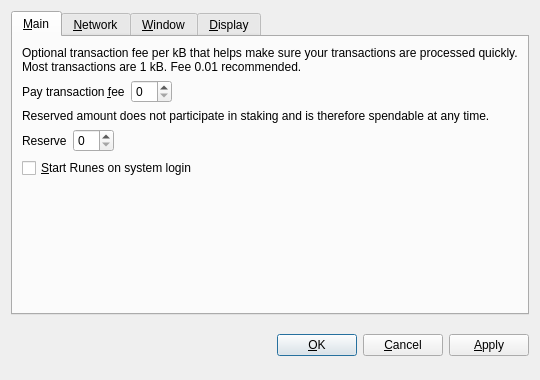
<?xml version="1.0" encoding="UTF-8"?>
<ui version="4.0">
 <class>OptionsDialog</class>
 <widget class="QDialog" name="OptionsDialog">
  <property name="geometry">
   <rect>
    <x>0</x>
    <y>0</y>
    <width>540</width>
    <height>380</height>
   </rect>
  </property>
  <property name="windowTitle">
   <string>Options</string>
  </property>
  <property name="modal">
   <bool>true</bool>
  </property>
  <layout class="QVBoxLayout" name="verticalLayout">
   <item>
    <widget class="QTabWidget" name="tabWidget">
     <property name="tabPosition">
      <enum>QTabWidget::North</enum>
     </property>
     <property name="currentIndex">
      <number>0</number>
     </property>
     <widget class="QWidget" name="tabMain">
      <attribute name="title">
       <string>&amp;Main</string>
      </attribute>
      <layout class="QVBoxLayout" name="verticalLayout_Main">
       <item>
        <widget class="QLabel" name="transactionFeeInfoLabel">
         <property name="text">
          <string>Optional transaction fee per kB that helps make sure your transactions are processed quickly. Most transactions are 1 kB. Fee 0.01 recommended.</string>
         </property>
         <property name="textFormat">
          <enum>Qt::PlainText</enum>
         </property>
         <property name="wordWrap">
          <bool>true</bool>
         </property>
        </widget>
       </item>
       <item>
        <layout class="QHBoxLayout" name="horizontalLayoutFee">
         <item>
          <widget class="QLabel" name="transactionFeeLabel">
           <property name="text">
            <string>Pay transaction &amp;fee</string>
           </property>
           <property name="textFormat">
            <enum>Qt::PlainText</enum>
           </property>
           <property name="buddy">
            <cstring>transactionFee</cstring>
           </property>
          </widget>
         </item>
         <item>
          <widget class="BitcoinAmountField" name="transactionFee"/>
         </item>
         <item>
          <spacer name="horizontalSpacerFee">
           <property name="orientation">
            <enum>Qt::Horizontal</enum>
           </property>
           <property name="sizeHint" stdset="0">
            <size>
             <width>40</width>
             <height>20</height>
            </size>
           </property>
          </spacer>
         </item>
        </layout>
       </item>
       <item>
        <widget class="QLabel" name="reserveBalanceInfoLabel">
         <property name="text">
          <string>Reserved amount does not participate in staking and is therefore spendable at any time.</string>
         </property>
         <property name="textFormat">
          <enum>Qt::PlainText</enum>
         </property>
         <property name="wordWrap">
          <bool>true</bool>
         </property>
        </widget>
       </item>
       <item>
        <layout class="QHBoxLayout" name="horizontalLayoutReserveBalance">
         <item>
          <widget class="QLabel" name="reserveBalanceLabel">
           <property name="text">
            <string>Reserve</string>
           </property>
           <property name="textFormat">
            <enum>Qt::PlainText</enum>
           </property>
           <property name="buddy">
            <cstring>reserveBalance</cstring>
           </property>
          </widget>
         </item>
         <item>
          <widget class="BitcoinAmountField" name="reserveBalance"/>
         </item>
         <item>
          <spacer name="horizontalSpacerReserveBalance">
           <property name="orientation">
            <enum>Qt::Horizontal</enum>
           </property>
           <property name="sizeHint" stdset="0">
            <size>
             <width>40</width>
             <height>20</height>
            </size>
           </property>
          </spacer>
         </item>
        </layout>
       </item>
       <item>
        <widget class="QCheckBox" name="bitcoinAtStartup">
         <property name="toolTip">
          <string>Automatically start Runes after logging in to the system.</string>
         </property>
         <property name="text">
          <string>&amp;Start Runes on system login</string>
         </property>
        </widget>
       </item>
       <item>
        <spacer name="verticalSpacer_Main">
         <property name="orientation">
          <enum>Qt::Vertical</enum>
         </property>
         <property name="sizeHint" stdset="0">
          <size>
           <width>20</width>
           <height>40</height>
          </size>
         </property>
        </spacer>
       </item>
      </layout>
     </widget>
     <widget class="QWidget" name="tabNetwork">
      <attribute name="title">
       <string>&amp;Network</string>
      </attribute>
      <layout class="QVBoxLayout" name="verticalLayout_Network">
       <item>
        <widget class="QCheckBox" name="mapPortUpnp">
         <property name="toolTip">
          <string>Automatically open the Runes client port on the router. This only works when your router supports UPnP and it is enabled.</string>
         </property>
         <property name="text">
          <string>Map port using &amp;UPnP</string>
         </property>
        </widget>
       </item>
       <item>
        <widget class="QCheckBox" name="connectSocks">
         <property name="toolTip">
          <string>Connect to the Runes network through a SOCKS5 proxy (e.g. when connecting through Tor).</string>
         </property>
         <property name="text">
          <string>&amp;Connect through SOCKS5 proxy:</string>
         </property>
        </widget>
       </item>
       <item>
        <layout class="QHBoxLayout" name="horizontalLayout_Network">
         <item>
          <widget class="QLabel" name="proxyIpLabel">
           <property name="text">
            <string>Proxy &amp;IP:</string>
           </property>
           <property name="textFormat">
            <enum>Qt::PlainText</enum>
           </property>
           <property name="buddy">
            <cstring>proxyIp</cstring>
           </property>
          </widget>
         </item>
         <item>
          <widget class="QValidatedLineEdit" name="proxyIp">
           <property name="maximumSize">
            <size>
             <width>140</width>
             <height>16777215</height>
            </size>
           </property>
           <property name="toolTip">
            <string>IP address of the proxy (e.g. 127.0.0.1)</string>
           </property>
          </widget>
         </item>
         <item>
          <widget class="QLabel" name="proxyPortLabel">
           <property name="text">
            <string>&amp;Port:</string>
           </property>
           <property name="textFormat">
            <enum>Qt::PlainText</enum>
           </property>
           <property name="buddy">
            <cstring>proxyPort</cstring>
           </property>
          </widget>
         </item>
         <item>
          <widget class="QLineEdit" name="proxyPort">
           <property name="maximumSize">
            <size>
             <width>55</width>
             <height>16777215</height>
            </size>
           </property>
           <property name="toolTip">
            <string>Port of the proxy (e.g. 9050)</string>
           </property>
          </widget>
         </item>
         <item>
          <spacer name="horizontalSpacer_Network">
           <property name="orientation">
            <enum>Qt::Horizontal</enum>
           </property>
           <property name="sizeHint" stdset="0">
            <size>
             <width>40</width>
             <height>20</height>
            </size>
           </property>
          </spacer>
         </item>
        </layout>
       </item>
       <item>
        <spacer name="verticalSpacer_Network">
         <property name="orientation">
          <enum>Qt::Vertical</enum>
         </property>
         <property name="sizeHint" stdset="0">
          <size>
           <width>20</width>
           <height>40</height>
          </size>
         </property>
        </spacer>
       </item>
      </layout>
     </widget>
     <widget class="QWidget" name="tabWindow">
      <attribute name="title">
       <string>&amp;Window</string>
      </attribute>
      <layout class="QVBoxLayout" name="verticalLayout_Window">
       <item>
        <widget class="QCheckBox" name="minimizeToTray">
         <property name="toolTip">
          <string>Show only a tray icon after minimizing the window.</string>
         </property>
         <property name="text">
          <string>&amp;Minimize to the tray instead of the taskbar</string>
         </property>
        </widget>
       </item>
       <item>
        <widget class="QCheckBox" name="minimizeOnClose">
         <property name="toolTip">
          <string>Minimize instead of exit the application when the window is closed. When this option is enabled, the application will be closed only after selecting Quit in the menu.</string>
         </property>
         <property name="text">
          <string>M&amp;inimize on close</string>
         </property>
        </widget>
       </item>
       <item>
        <spacer name="verticalSpacer_Window">
         <property name="orientation">
          <enum>Qt::Vertical</enum>
         </property>
         <property name="sizeHint" stdset="0">
          <size>
           <width>20</width>
           <height>40</height>
          </size>
         </property>
        </spacer>
       </item>
      </layout>
     </widget>
     <widget class="QWidget" name="tabDisplay">
      <attribute name="title">
       <string>&amp;Display</string>
      </attribute>
      <layout class="QVBoxLayout" name="verticalLayout_Display">
       <item>
        <layout class="QHBoxLayout" name="horizontalLayout_1_Display">
         <item>
          <widget class="QLabel" name="langLabel">
           <property name="text">
            <string>User Interface &amp;language:</string>
           </property>
           <property name="textFormat">
            <enum>Qt::PlainText</enum>
           </property>
           <property name="buddy">
            <cstring>lang</cstring>
           </property>
          </widget>
         </item>
         <item>
          <widget class="QValueComboBox" name="lang">
           <property name="toolTip">
            <string>The user interface language can be set here. This setting will take effect after restarting Runes.</string>
           </property>
          </widget>
         </item>
        </layout>
       </item>
       <item>
        <layout class="QHBoxLayout" name="horizontalLayout_2_Display">
         <item>
          <widget class="QLabel" name="unitLabel">
           <property name="text">
            <string>&amp;Unit to show amounts in:</string>
           </property>
           <property name="textFormat">
            <enum>Qt::PlainText</enum>
           </property>
           <property name="buddy">
            <cstring>unit</cstring>
           </property>
          </widget>
         </item>
         <item>
          <widget class="QValueComboBox" name="unit">
           <property name="toolTip">
            <string>Choose the default subdivision unit to show in the interface and when sending coins.</string>
           </property>
          </widget>
         </item>
        </layout>
       </item>
       <item>
        <widget class="QCheckBox" name="coinControlFeatures">
         <property name="toolTip">
          <string>Whether to show coin control features or not.</string>
         </property>
         <property name="text">
          <string>Display coin &amp;control features (experts only!)</string>
         </property>
        </widget>
       </item>
       <item>
        <widget class="QCheckBox" name="minimizeCoinAge">
         <property name="toolTip">
          <string>Whether to select the coin outputs randomly or with minimal coin age.</string>
         </property>
         <property name="text">
          <string>Minimize weight consumption (experimental)</string>
         </property>
        </widget>
       </item>
       <item>
        <spacer name="verticalSpacer_Display">
         <property name="orientation">
          <enum>Qt::Vertical</enum>
         </property>
         <property name="sizeHint" stdset="0">
          <size>
           <width>20</width>
           <height>40</height>
          </size>
         </property>
        </spacer>
       </item>
      </layout>
     </widget>
    </widget>
   </item>
   <item>
    <layout class="QHBoxLayout" name="horizontalLayout_Buttons">
     <item>
      <spacer name="horizontalSpacer_1">
       <property name="orientation">
        <enum>Qt::Horizontal</enum>
       </property>
       <property name="sizeHint" stdset="0">
        <size>
         <width>40</width>
         <height>48</height>
        </size>
       </property>
      </spacer>
     </item>
     <item>
      <widget class="QLabel" name="statusLabel">
       <property name="font">
        <font>
         <weight>75</weight>
         <bold>true</bold>
        </font>
       </property>
       <property name="text">
        <string/>
       </property>
       <property name="textFormat">
        <enum>Qt::PlainText</enum>
       </property>
       <property name="wordWrap">
        <bool>true</bool>
       </property>
      </widget>
     </item>
     <item>
      <spacer name="horizontalSpacer_2">
       <property name="orientation">
        <enum>Qt::Horizontal</enum>
       </property>
       <property name="sizeHint" stdset="0">
        <size>
         <width>40</width>
         <height>48</height>
        </size>
       </property>
      </spacer>
     </item>
     <item>
      <widget class="QPushButton" name="okButton">
       <property name="text">
        <string>&amp;OK</string>
       </property>
      </widget>
     </item>
     <item>
      <widget class="QPushButton" name="cancelButton">
       <property name="text">
        <string>&amp;Cancel</string>
       </property>
       <property name="autoDefault">
        <bool>false</bool>
       </property>
      </widget>
     </item>
     <item>
      <widget class="QPushButton" name="applyButton">
       <property name="text">
        <string>&amp;Apply</string>
       </property>
       <property name="autoDefault">
        <bool>false</bool>
       </property>
      </widget>
     </item>
    </layout>
   </item>
  </layout>
 </widget>
 <customwidgets>
  <customwidget>
   <class>QValidatedLineEdit</class>
   <extends>QLineEdit</extends>
   <header>qvalidatedlineedit.h</header>
  </customwidget>
  <customwidget>
   <class>BitcoinAmountField</class>
   <extends>QSpinBox</extends>
   <header>bitcoinamountfield.h</header>
  </customwidget>
  <customwidget>
   <class>QValueComboBox</class>
   <extends>QComboBox</extends>
   <header>qvaluecombobox.h</header>
  </customwidget>
 </customwidgets>
 <resources/>
 <connections/>
</ui>
